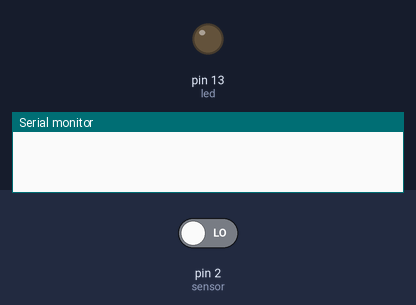
A sketch run on a simulated Arduino Uno, built with avr-gcc and run on an emulated ATmega328P. Parts: output pins drawn as LEDs (lit = HIGH), the last lines printed to the serial monitor. Inputs (shaded band) come from the test bench; at power-on: pin 2 (sensor) LOW.

Above: at 1.2 s.
1.3 s: pin 2 (sensor) driven HIGH
At 1.8 s:
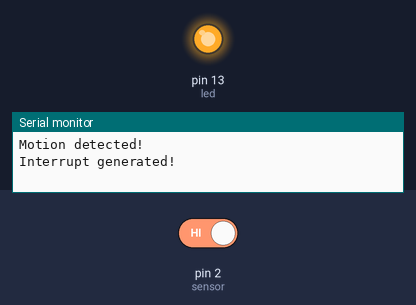
2.8 s: pin 2 (sensor) driven LOW
At 4.2 s:
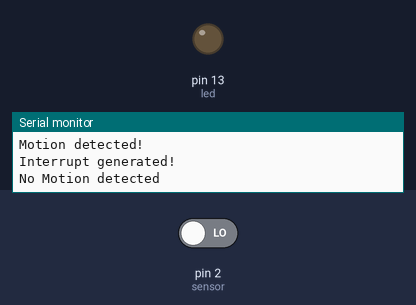
Timing chart, 0 to 5.8 s (numbered marks = the images above; inputs shaded):
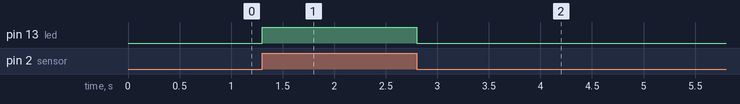

Measured:
- after the input at 1.3 s, pin 13 (led): LOW → HIGH at once
- after the input at 2.8 s, pin 13 (led): HIGH → LOW at once

The sketch:

M1T2_arduino.ino
```cpp
int led = 13;       // pin for LED on Arduino board
int sensor = 2;    // pin for sensor on Arduino board
volatile int state = LOW;   // no motion detected by default
int val = 0;      // variable to store the sensor status

void setup() {
  pinMode(led, OUTPUT);      // initalizing LED as output
  pinMode(sensor, INPUT);    // initializing sensor as input
  Serial.begin(9600);        // initializing serial communication at baud rate 9600

  attachInterrupt(digitalPinToInterrupt(sensor), motionDetected, HIGH);
}

void loop() {
  // do nothing here, everything is handled by the interrupt routine
}

void motionDetected() {
  val = digitalRead(sensor);   // reading sensor value
  if (val == HIGH) {           // checking if the sensor is HIGH
    digitalWrite(led, HIGH);   // turns LED ON
    delay(100);                // delay by 100 milliseconds

    if (state == LOW) {
      Serial.println("Motion detected!");
      Serial.println("Interrupt generated!");
      state = HIGH;
    }
  }
  else {
      digitalWrite(led, LOW); // turns LED OFF
      delay(200);             // delay by 200 milliseconds

      if (state == HIGH){
        Serial.println("No Motion detected"); // prints status to serial monitor
        state = LOW;
    }
  }
}
```
